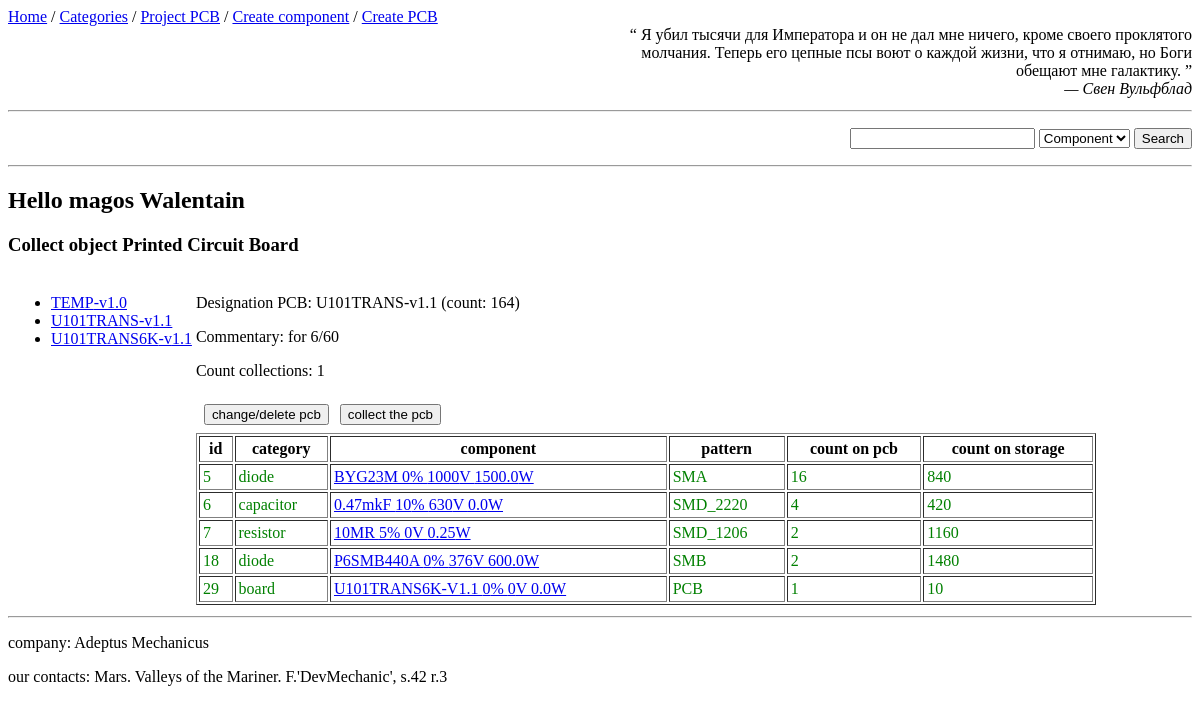
Page /assembly_pcb/U101TRANS/1.1 on the committed database.
### app_comp/models.py (models this page shows, shortened)
class PCBoard(db.Model):
    __tablename__ = 'PCB'
    id = db.Column(db.Integer, primary_key=True)
    name = db.Column(db.String(128), nullable=False)
    version = db.Column(db.Float, default=0.0)
    count_boards = db.Column(db.Integer, default=1)
    comment = db.Column(db.Text)
    components = db.relationship("AssociatedCompPcb",
                                 back_populates='pcb',
                                 cascade='all, delete')
    def __str__(self):
        return f"{self.name}-v{self.version} (count: {self.count_boards})"
    def get_parameters_as_dict(self):
        _components = [(c.component, c.comp_count) for c in self.components]
        return {'name': f'{self.name}-v{self.version}',
                'comment': self.comment,
                'count_collect': self.count_boards,
                'components': _components,
                }

class Component(db.Model):
    __tablename__ = 'components'
    id = db.Column(db.Integer, primary_key=True)
    value = db.Column(db.String(128), index=True, nullable=False)
    tolerance = db.Column(db.Float, default=None)   # %
    voltage = db.Column(db.Integer, default=None)  # V
    power = db.Column(db.Float, default=None)   # W
    count = db.Column(db.Integer, default=0)
    comment = db.Column(db.Text)
    category_name = db.Column(db.String(128), db.ForeignKey("categories.name"))
    pattern_name = db.Column(db.String(128), db.ForeignKey("patterns.name"))
    pcboards = db.relationship("AssociatedCompPcb",
                               back_populates='component')

### app_comp/views.py (the view)
@app.route('/assembly_pcb/<string:pcb_name>/<float:pcb_version>', methods=['get', 'post'])
def list_pcb(pcb_name='pcb', pcb_version=0.0):
    all_pcb = crud.read_table_sorted(PCBoard, PCBoard.name)
    if request.method == 'POST':
        data = request.form['rework']
        if data == 'change':
            return redirect(url_for('change_pcb', pcb_name=pcb_name, pcb_version=pcb_version))
        elif data == "collect":
            return redirect(url_for('collect_pcb', pcb_name=pcb_name, pcb_version=pcb_version))
    if pcb_name != 'pcb':
        filter = (PCBoard.name == pcb_name, PCBoard.version == pcb_version)
        pcb = crud.read_table_filter_first(PCBoard, filter)
        components_on_pcb = pcb.get_parameters_as_dict()['components']
        if components_on_pcb:
            return render_template("pcb_view.html",
                                   title='Collect object Printed Circuit Board',
                                   all_pcb=all_pcb,
                                   pcb_obj=pcb,
                                   components_on_pcb=components_on_pcb)
        else:
            return redirect(url_for("list_pcb", pcb_name='pcb', pcb_version=1.0))
    return render_template("pcb_view.html",
                           title="Printed Circuit Board",
                           all_pcb=all_pcb)

### app_comp/forms.py
class SearchForm(FlaskForm):
    value = StringField("Serach value:", validators=[DataRequired()])
    type_search = SelectField("type", choices=['Component', 'PCBoard', 'Pattern'],
                              validators=[DataRequired()],
                              default='Component')
    search = SubmitField('Search')

### app_comp/tools/database_tools.py (called while the page is built)
    def read_table_filter_first(self, table, filter_param: tuple) -> list:
        if isinstance(table, (tuple, list)):
            return self.db.session.query(*table).filter(*filter_param).first()
        return self.db.session.query(table).filter(*filter_param).first()

    def read_table_sorted(self, table, sorted_param):
        return self.db.session.query(table).order_by(sorted_param).all()

### app_comp/tools/quotes.py (called while the page is built)
def get_json_data(path_):
    with open(path_, 'r') as json_object:
        json_data = json.load(json_object)
    return json_data

def random_quote(path=path_to_json):
    quotes = get_json_data(path)
    return random.choice(quotes)

### app_comp/views.py (called while the page is built)
@app.before_request
def base():
    g.form_search = SearchForm()
    temp_bd['quote'] = random_quote()
    temp_bd['user'] = 'magos Walentain'
    g.bd = temp_bd

### app_comp/templates/pcb_view.html
{% extends 'base.html'%}
{% import 'macros.html' as macros %}
{% block content %}
<h3> {{title}} </h3>
<table>
    <tr>
        <td valign="top" align="left">
        {% include "pcb_part/pcb_menu.html" %}
        </td>
        <td valign="top" align="center" width="900px">
        {% include "pcb_part/pcb_content.html" %}
        </td>
    </tr>
</table>
{% endblock %}

### app_comp/templates/macros.html (shortened to what this page needs)
{% macro show_comps_pcb_as_table(pcb_components) %}
<table border="1" width="100%" cellspacing="2" cellpadding="3">
    <tr>
        <th>id</th><th>category</th> <th>component</th> <th>pattern</th> <th>count on pcb</th> <th>count on storage</th>
    </tr>
    {% for i in pcb_components %}
        {% if i[0]['count'] < i[1] %}
            <tr class="color-text-red">
        {% else %}
            <tr class="color-text-green">
        {% endif %}
            <td>{{i[0]['id']}}</td>
            <td>{{i[0]['category_name']}}</td>
            <td><a href="{{url_for('change_component', id_component=i[0]['id'])}}">
            {{i[0]['value']}} {{i[0]['tolerance']}}% {{ i[0]['voltage'] }}V {{ i[0]['power']}}W</a></td>
            <td>{{i[0]['pattern_name']}}</td>
            <td>{{i[1]}}
            <td>{{i[0]['count']}}</td>
        </tr>
    {% endfor %}
</table>
{% endmacro %}

### app_comp/templates/pcb_part/pcb_menu.html (shortened to what this page needs)
<ul>
    {% for pcb in all_pcb %}
        <li>
            <a href="{{ url_for('list_pcb', pcb_name=pcb.name, pcb_version=pcb.version) }}">
                {{pcb.name}}-v{{pcb.version}}
            </a>
         </li>
    {% endfor %}
</ul>

### app_comp/templates/pcb_part/pcb_content.html (shortened to what this page needs)
{% import 'macros.html' as macros %}
{% if pcb_obj %}
<div align="left">
    <p>Designation PCB: {{pcb_obj}}</p>
    <p>Commentary: {{ pcb_obj.comment }}</p>
    <p>Count collections: 1</p>
</div>
<div align="left">
    <table cellspacing="5" cellpadding="3">
        <tr>
            <td valign="top">
            <form method="post" action="{{url_for('list_pcb', pcb_name=pcb_obj.name, pcb_version=pcb_obj.version)}}">
                <input type="submit" value="change/delete pcb">
            </form>
            </td>
            <td valign="top">
            <form method="post" action="{{url_for('list_pcb', pcb_name=pcb_obj.name, pcb_version=pcb_obj.version)}}">
                <input type="submit" value="collect the pcb">
            </form>
            </td>
        </tr>
    </table>
</div>
{% endif %}
{% if components_on_pcb %}
    <div>
    {{ macros.show_comps_pcb_as_table(components_on_pcb) }}
    </div>
{% else %}
<div align="center">
    <img width="350px" src="../../static/images/AM_icon.jpg" alt="Adeptus Mechanicus are wait"></div>
{% endif %}

### app_comp/static/style.css (style rules this page uses)
.color-text-green { color: green; }

### rows in the picture
PCBoard: name "TEMP", version "1.0"
PCBoard: name "U101TRANS", version "1.1", name+version+count_boards "U101TRANS-v1.1 (count: 164)", comment "for 6/60"
PCBoard: name "U101TRANS6K", version "1.1"
Component: id "5", category_name "diode", value "BYG23M", tolerance "0", voltage "1000", power "1500.0", pattern_name "SMA", i "16", count "840"
Component: id "6", category_name "capacitor", value "0.47mkF", tolerance "10", voltage "630", power "0.0", pattern_name "SMD_2220", i "4", count "420"
Component: id "7", category_name "resistor", value "10MR", tolerance "5", voltage "0", power "0.25", pattern_name "SMD_1206", i "2", count "1160"
Component: id "18", category_name "diode", value "P6SMB440A", tolerance "0", voltage "376", power "600.0", pattern_name "SMB", i "2", count "1480"
Component: id "29", category_name "board", value "U101TRANS6K-V1.1", tolerance "0", voltage "0", power "0.0", pattern_name "PCB", i "1", count "10"

### other values in the picture
{{ g.bd.quote[0] }} "Я убил тысячи для Императора и он не дал мне ничего, кроме своего проклятого молчания. Теперь его цепные псы воют о каждой жизни, что я отнимаю, но Боги обещают мне галактику."
{{ g.bd.quote[1] }} "— Свен Вульфблад"
{{ g.bd.user }} "magos Walentain"
{{ title }} "Collect object Printed Circuit Board"
{{ g.bd.company }} "Adeptus Mechanicus"
{{ g.bd.contacts }} "Mars. Valleys of the Mariner. F.'DevMechanic', s.42 r.3"
